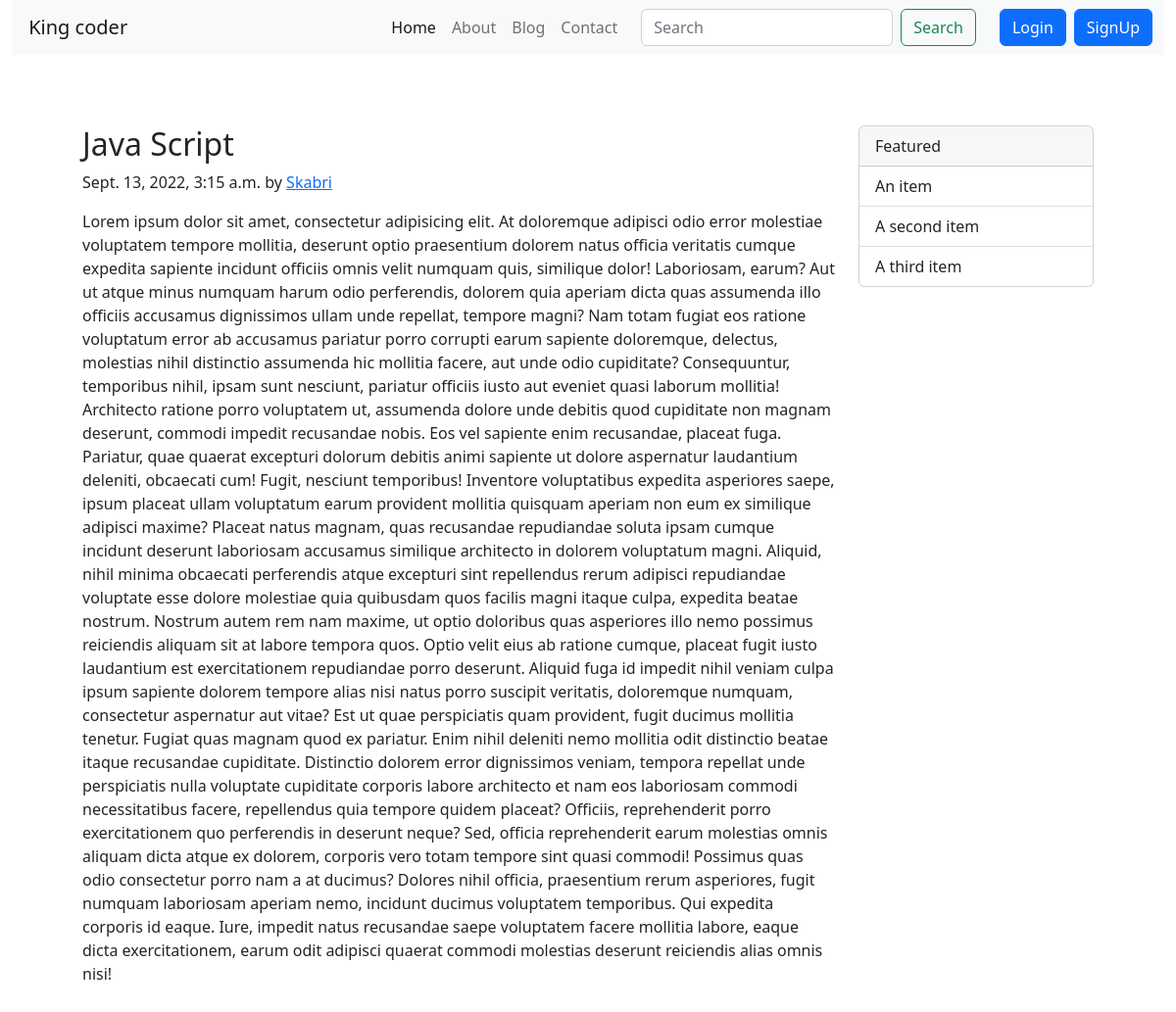
/blog/js, run on the app's committed database.
### blog/models.py (models this page shows, shortened)
class Post(models.Model):
    serialno=models.AutoField(primary_key=True)
    title=models.CharField(max_length=250)
    content=models.TextField()
    auther=models.CharField(max_length=150)
    slug=models.CharField(max_length=150)
    image=models.ImageField(upload_to='blogpage/')
    timeStamp=models.DateTimeField(auto_now=True)

### blog/views.py (the view)
# urls.py: path('<str:slug>', views.blogpost,name="blogpost")
def blogpost(request,slug):
    post=Post.objects.filter(slug=slug).first()
    allpost=Post.objects.all()
    context={'post':post,'allpost':allpost}
    return render(request, 'blog/blogpost.html',context)

### templates/blog/blogpost.html (shortened to what this page needs)
{%extends 'basic.html'%}
{%block body%}
<div class="container-fluid d-flex ">
    <div class="container-fluid">
        <div class="row g-4 m-5">
            <div class="col-md-8 col-lg-9 vstak gap-4">
                <div class="blog-post">
                    <h2 class="blog-post-title">{{post.title}}</h2>
                    <p class="blog-post-meta">{{post.timeStamp}} by <a href="/about">{{post.auther}}</a></p>
                    <p>{{post.content}}</p>
                </div>
            </div>
            <div class="col-lg-3">
                <div class="card" ">
                    <div class="card-header">
                        Featured
                    </div>
                    <ul class="list-group list-group-flush">
                        <li class="list-group-item">An item</li>
                        <li class="list-group-item">A second item</li>
                        <li class="list-group-item">A third item</li>
                    </ul>
                </div>
            </div>
        </div>
    </div>
</div>
{%endblock body%}

### templates/basic.html (shortened to what this page needs)
<!doctype html>
<html lang="en">
<head>
  <link href="https://cdn.jsdelivr.net/npm/bootstrap@5.2.1/dist/css/bootstrap.min.css" rel="stylesheet"
>
</head>
<body>
  <div class="container-fluid">
    <nav class="navbar navbar-expand-lg bg-light">
      <div class="container-fluid">
        <a class="navbar-brand" href="#">
          <span>King coder</span>
        </a>
        <div class="collapse navbar-collapse" id="navbarNav">
          <div class="navbar-nav ms-auto">
            <a class="nav-link active" aria-current="page" href="/">Home</a>
            <a class="nav-link" href="/about">About</a>
            <a class="nav-link" href="/blog">Blog</a>
            <a class="nav-link" href="/contact">Contact</a>
          </div>
          <form methode="get" action="/search" class="d-flex mx-3" role="search">
            <input class="form-control me-2" name="query" id="query" type="search" placeholder="Search"
              aria-label="Search">
            <button class="btn btn-outline-success me-2" type="submit">Search</button>
          </form>
          <button type="button" class="btn btn-primary me-2" data-bs-toggle="modal" data-bs-target="#loginModal">Login
          </button>
          <button type="button" class="btn btn-primary" data-bs-toggle="modal" data-bs-target="#signupModal">SignUp
          </button>
        </div>
      </div>
    </nav>
  </div>
  {%block body%}
  {%endblock%}
</body>
</html>

### data on the page
Post: title "Java Script", timeStamp "Sept. 13, 2022, 3:15 a.m.", auther "Skabri", content "Lorem ipsum dolor sit amet, consectetur adipisicing elit. At doloremque adipisci odio error molestiae voluptatem tempore mollitia, deserunt optio praesentium dolorem natus officia veritatis cumque expedita sapiente incidunt officiis omnis velit numquam quis, similique dolor! Laboriosam, earum? Aut ut atque minus numquam harum odio perferendis, dolorem quia aperiam dicta quas assumenda illo officiis accusamus dignissimos ullam unde repellat, tempore magni? Nam totam fugiat eos ratione voluptatum error ab accusamus pariatur porro corrupti earum sapiente doloremque, delectus, molestias nihil distinctio assumenda hic mollitia facere, aut unde odio cupiditate? Consequuntur, temporibus nihil,…"
